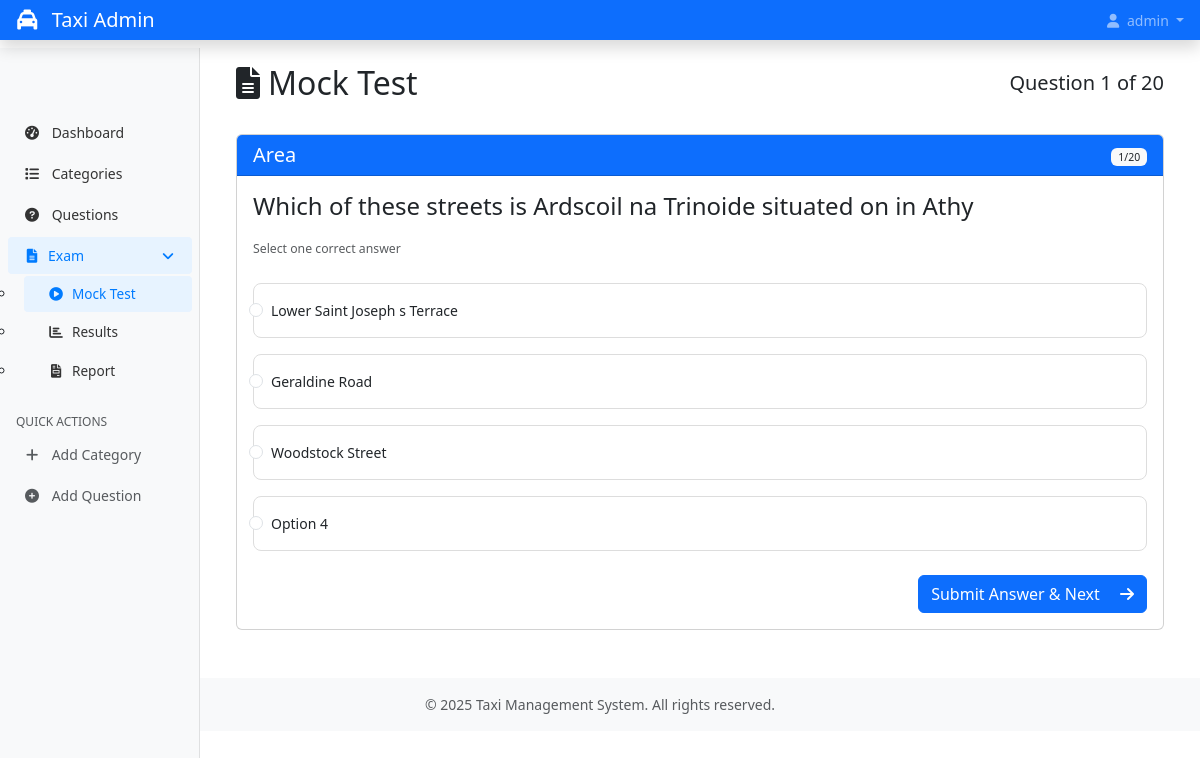
The app's page /exam/mock-test/1/q/1/ (signed in) with its own data.
### taxi/models.py (models this page shows, shortened)
class MockExam(models.Model):
    user = models.ForeignKey(User, on_delete=models.CASCADE, related_name='mock_exams')
    category = models.ForeignKey(Category, on_delete=models.CASCADE, related_name='mock_exams')
    start_time = models.DateTimeField(auto_now_add=True)
    end_time = models.DateTimeField(null=True, blank=True)
    total_questions = models.IntegerField(default=0)
    correct_answers = models.IntegerField(default=0)
    completed = models.BooleanField(default=False)
    class Meta:
        ordering = ['-start_time']

class Category(models.Model):
    name = models.CharField(max_length=100)
    parent = models.ForeignKey('self', on_delete=models.CASCADE, null=True, blank=True, related_name='subcategories')
    description = models.TextField(blank=True, null=True)
    is_active = models.BooleanField(default=True)
    created_at = models.DateTimeField(auto_now_add=True)
    updated_at = models.DateTimeField(auto_now=True)
    class Meta:
        verbose_name_plural = "Categories"
        ordering = ['name']

class Question(models.Model):
    SINGLE = 'single'
    MULTIPLE = 'multiple'
    QUESTION_TYPES = [
        (SINGLE, 'Single Correct Answer'),
        (MULTIPLE, 'Multiple Correct Answers'),
    ]
    question_text = models.TextField()
    question_type = models.CharField(max_length=10, choices=QUESTION_TYPES, default=SINGLE)
    categories = models.ManyToManyField(Category, related_name='questions')
    created_at = models.DateTimeField(auto_now_add=True)
    updated_at = models.DateTimeField(auto_now=True)
    class Meta:
        ordering = ['-created_at']

class Choice(models.Model):
    question = models.ForeignKey(Question, on_delete=models.CASCADE, related_name='choices')
    option_label = models.CharField(max_length=1)  # A, B, C, D
    choice_text = models.CharField(max_length=255)
    is_correct = models.BooleanField(default=False)
    class Meta:
        unique_together = ('question', 'option_label')  # A, B, C, D unique per question

### taxi/views_exam.py (the view, shortened to what this page needs)
# urls.py: path('exam/mock-test/<int:exam_id>/q/<int:question_number>/', views_exam.take_mock_test, name='take_mock_test'),
@login_required
def take_mock_test(request, exam_id, question_number):
    mock_exam = get_object_or_404(
        MockExam,
        id=exam_id,
        user=request.user,
        completed=False
    )
    try:
        question_number = int(question_number)
        if question_number < 1 or question_number > mock_exam.total_questions:
            raise ValueError("Invalid question number")
        exam_question = get_object_or_404(
            MockExamQuestion,
            mock_exam=mock_exam,
            order=question_number
        )
        context = {
            'mock_exam': mock_exam,
            'exam_question': exam_question,
            'question': exam_question.question,
            'choices': exam_question.question.choices.all(),
            'current_question': question_number,
            'total_questions': mock_exam.total_questions,
            'title': f'Mock Test - Question {question_number}'
        }
        return render(request, 'exam/take_mock_test.html', context)
    except ValueError as e:
        messages.error(request, str(e))
        return redirect('mock_test_categories')
    except Exception as e:
        messages.error(request, f"Error loading question: {str(e)}")
        return redirect('mock_test_categories')

### templates/exam/take_mock_test.html (shortened to what this page needs)
{% extends "admin/base.html" %}
{% load static %}
{% block content %}
<div class="container-fluid py-4">
    <div class="d-flex justify-content-between align-items-center mb-4">
        <h2><i class="fas fa-file-alt me-2"></i>Mock Test</h2>
        <h5>Question {{ current_question }} of {{ total_questions }}</h5>
    </div>
    <div class="row">
        <div class="col-12">
            <div class="card">
                <div class="card-header bg-primary text-white d-flex justify-content-between align-items-center">
                    <h5 class="card-title mb-0">{{ mock_exam.category.name }}</h5>
                    <div>
                        <span class="badge bg-light text-dark">
                            {{ current_question }}/{{ total_questions }}
                        </span>
                    </div>
                </div>
                <div class="card-body">
                    <form method="post">
                        <div class="question-container mb-4">
                            <h4 class="question-text">{{ question.question_text }}</h4>
                            <p class="question-type text-muted">
                                <small>
                                    {% if question.question_type == 'single' %}
                                        Select one correct answer
                                    {% else %}
                                        Select all correct answers
                                    {% endif %}
                                </small>
                            </p>
                        </div>
                        <div class="choices-container">
                            {% for choice in choices %}
                                <div class="form-check mb-3 p-0">
                                    <div class="choice-card">
                                        <label class="w-100 p-3" for="choice_{{ choice.id }}">
                                            {% if question.question_type == 'single' %}
                                                <input type="radio" name="selected_choices" value="{{ choice.id }}"
                                                       id="choice_{{ choice.id }}" class="form-check-input me-2" required>
                                            {% else %}
                                                <input type="checkbox" name="selected_choices" value="{{ choice.id }}"
                                                       id="choice_{{ choice.id }}" class="form-check-input me-2">
                                            {% endif %}
                                            <span class="choice-text">{{ choice.choice_text }}</span>
                                        </label>
                                    </div>
                                </div>
                            {% endfor %}
                        </div>
                        <div class="d-flex justify-content-between mt-4">
                            <button type="submit" class="btn btn-primary">
                                {% if current_question == total_questions %}
                                    Submit Answer & Complete Test
                                {% else %}
                                    Submit Answer & Next
                                {% endif %}
                                <i class="fas fa-arrow-right ms-2"></i>
                            </button>
                        </div>
                    </form>
                </div>
            </div>
        </div>
    </div>
</div>
{% endblock %}

### templates/admin/header.html (shortened to what this page needs)
{% load static %}
<header class="navbar navbar-dark sticky-top bg-primary flex-md-nowrap p-0 shadow">
    <a class="navbar-brand col-md-3 col-lg-2 me-0 px-3" href="{% url 'dashboard' %}">
        <i class="fas fa-taxi me-2"></i>
        Taxi Admin
    </a>
    <div class="navbar-nav">
        <div class="nav-item text-nowrap">
            {% if user.is_authenticated %}
                <div class="dropdown">
                    <a class="nav-link px-3 dropdown-toggle" href="#" role="button" data-bs-toggle="dropdown" aria-expanded="false">
                        <i class="fas fa-user me-1"></i>
                        {{ user.username }}
                    </a>
                </div>
            {% endif %}
        </div>
    </div>
</header>

### static/css/admin.css (style rules this page uses)
body { font-size: 0.875rem; }
.question-text { margin-bottom: 1rem; font-weight: 500; }
.choice-card { border: 1px solid #ddd; border-radius: 8px; transition: all 0.2s; }
.ms-2 { margin-left: 1rem !important; }
.badge { font-weight: normal; }

### templates/exam/take_mock_test.html (style rules this page uses)
.question-text { margin-bottom: 1rem; font-weight: 500; }
.choice-card { border: 1px solid #ddd; border-radius: 8px; transition: all 0.2s; }

### records on screen
MockExam: category.name "Area"
Question: question_text "Which of these streets is Ardscoil na Trinoide situated on in Athy"
Choice: choice_text "Lower Saint Joseph s Terrace"
Choice: choice_text "Geraldine Road"
Choice: choice_text "Woodstock Street"
Choice: choice_text "Option 4"

### other values on screen
{{ user.username }} "admin"
{{ current_question }} "1"
{{ total_questions }} "20"
